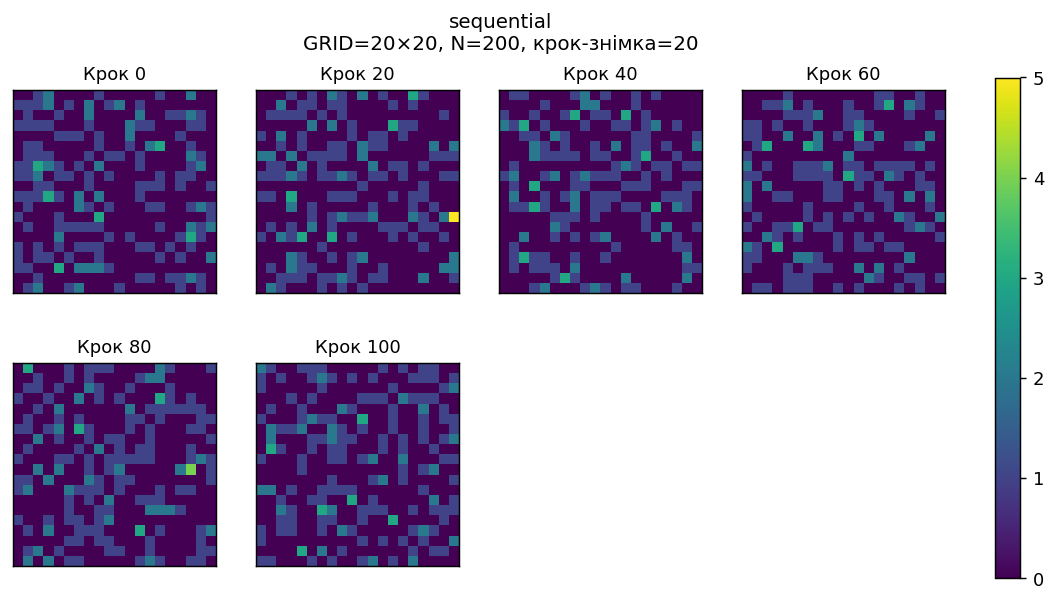
#> input picture pr1/snapshots/sequential_grid.png, 1057 x 602 px; its folder holds only this picture in this run
$ python -i task2_image_pipeline.py   (imports and definitions only)
#> lines starting #> are read from the running program, lines starting #| are printed output that depends on the picture
"""
Задача 2: Обробка зображень — patterns Pipeline і Producer-Consumer.

Кожен кадр проходить чотири етапи:
  1. DECODE     — Image.open + load з диску (I/O + CPU)
  2. FILTER     — застосування Gaussian blur (CPU, Pillow звільняє GIL)
  3. WATERMARK  — додавання водяного знаку (CPU)
  4. ENCODE     — збереження як JPEG на диск (CPU + I/O)

PIPELINE: усі кадри проходять усі етапи послідовно, але різні етапи різних
кадрів можуть виконуватися паралельно — як конвеєр на заводі. Реалізовано
через ланцюжок queue.Queue, кожен етап — окремий потік.

PRODUCER-CONSUMER: producer створює задачі (paths), споживачі (worker threads)
беруть задачі з shared queue і виконують ВСІ етапи самостійно. Класичний
worker-pool pattern із спільною чергою.
"""
from __future__ import annotations
import os
import time
import queue
import threading
from pathlib import Path
from concurrent.futures import ThreadPoolExecutor
from PIL import Image, ImageFilter, ImageDraw, ImageFont

_IO_LATENCY = float(os.environ.get("IO_LATENCY_MS", "10")) / 1000.0
SENTINEL = None  # маркер кінця черги


# ---------- Етапи обробки (атомарні операції) ----------

def stage_decode(path: Path) -> tuple[Path, Image.Image]:
    """Декодування JPEG з диску."""
#> called with path = '../../pr1/snapshots/sequential_grid.png'
    if _IO_LATENCY > 0:
        time.sleep(_IO_LATENCY)
    img = Image.open(path).convert("RGB")
    img.load()  # форсуємо повне декодування
    return path, img


def stage_filter(item: tuple[Path, Image.Image]) -> tuple[Path, Image.Image]:
    """Накладання Gaussian Blur."""
    path, img = item
#> path = '../../pr1/snapshots/sequential_grid.png'
    img = img.filter(ImageFilter.GaussianBlur(radius=2.5))
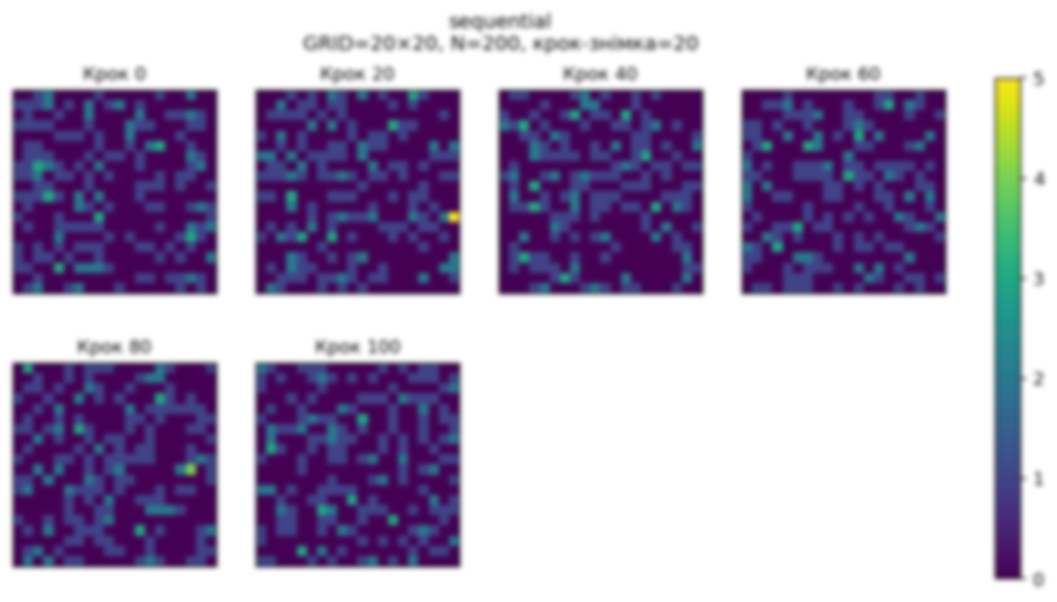
#> img: PIL image 1057x602 RGB; mean R, G, B 173.8, 162.6, 189.6
    return path, img


def stage_watermark(item: tuple[Path, Image.Image]) -> tuple[Path, Image.Image]:
    """Накладання водяного знаку."""
    path, img = item
#> path = '../../pr1/snapshots/sequential_grid.png'
    draw = ImageDraw.Draw(img)
    text = "© Lab 2 / 2026"
    # Розташовуємо в нижньому правому куті
    w, h = img.size
#> w = 1057; h = 602
    draw.text((w - 200, h - 30), text, fill=(255, 255, 255))
    return path, img


def stage_encode(item: tuple[Path, Image.Image], out_dir: Path) -> Path:
    """Збереження як JPEG."""
#> called with out_dir = 'out.png'
    path, img = item
#> path = '../../pr1/snapshots/sequential_grid.png'
#> (the run stopped early here; a loop or call above may not have finished)
